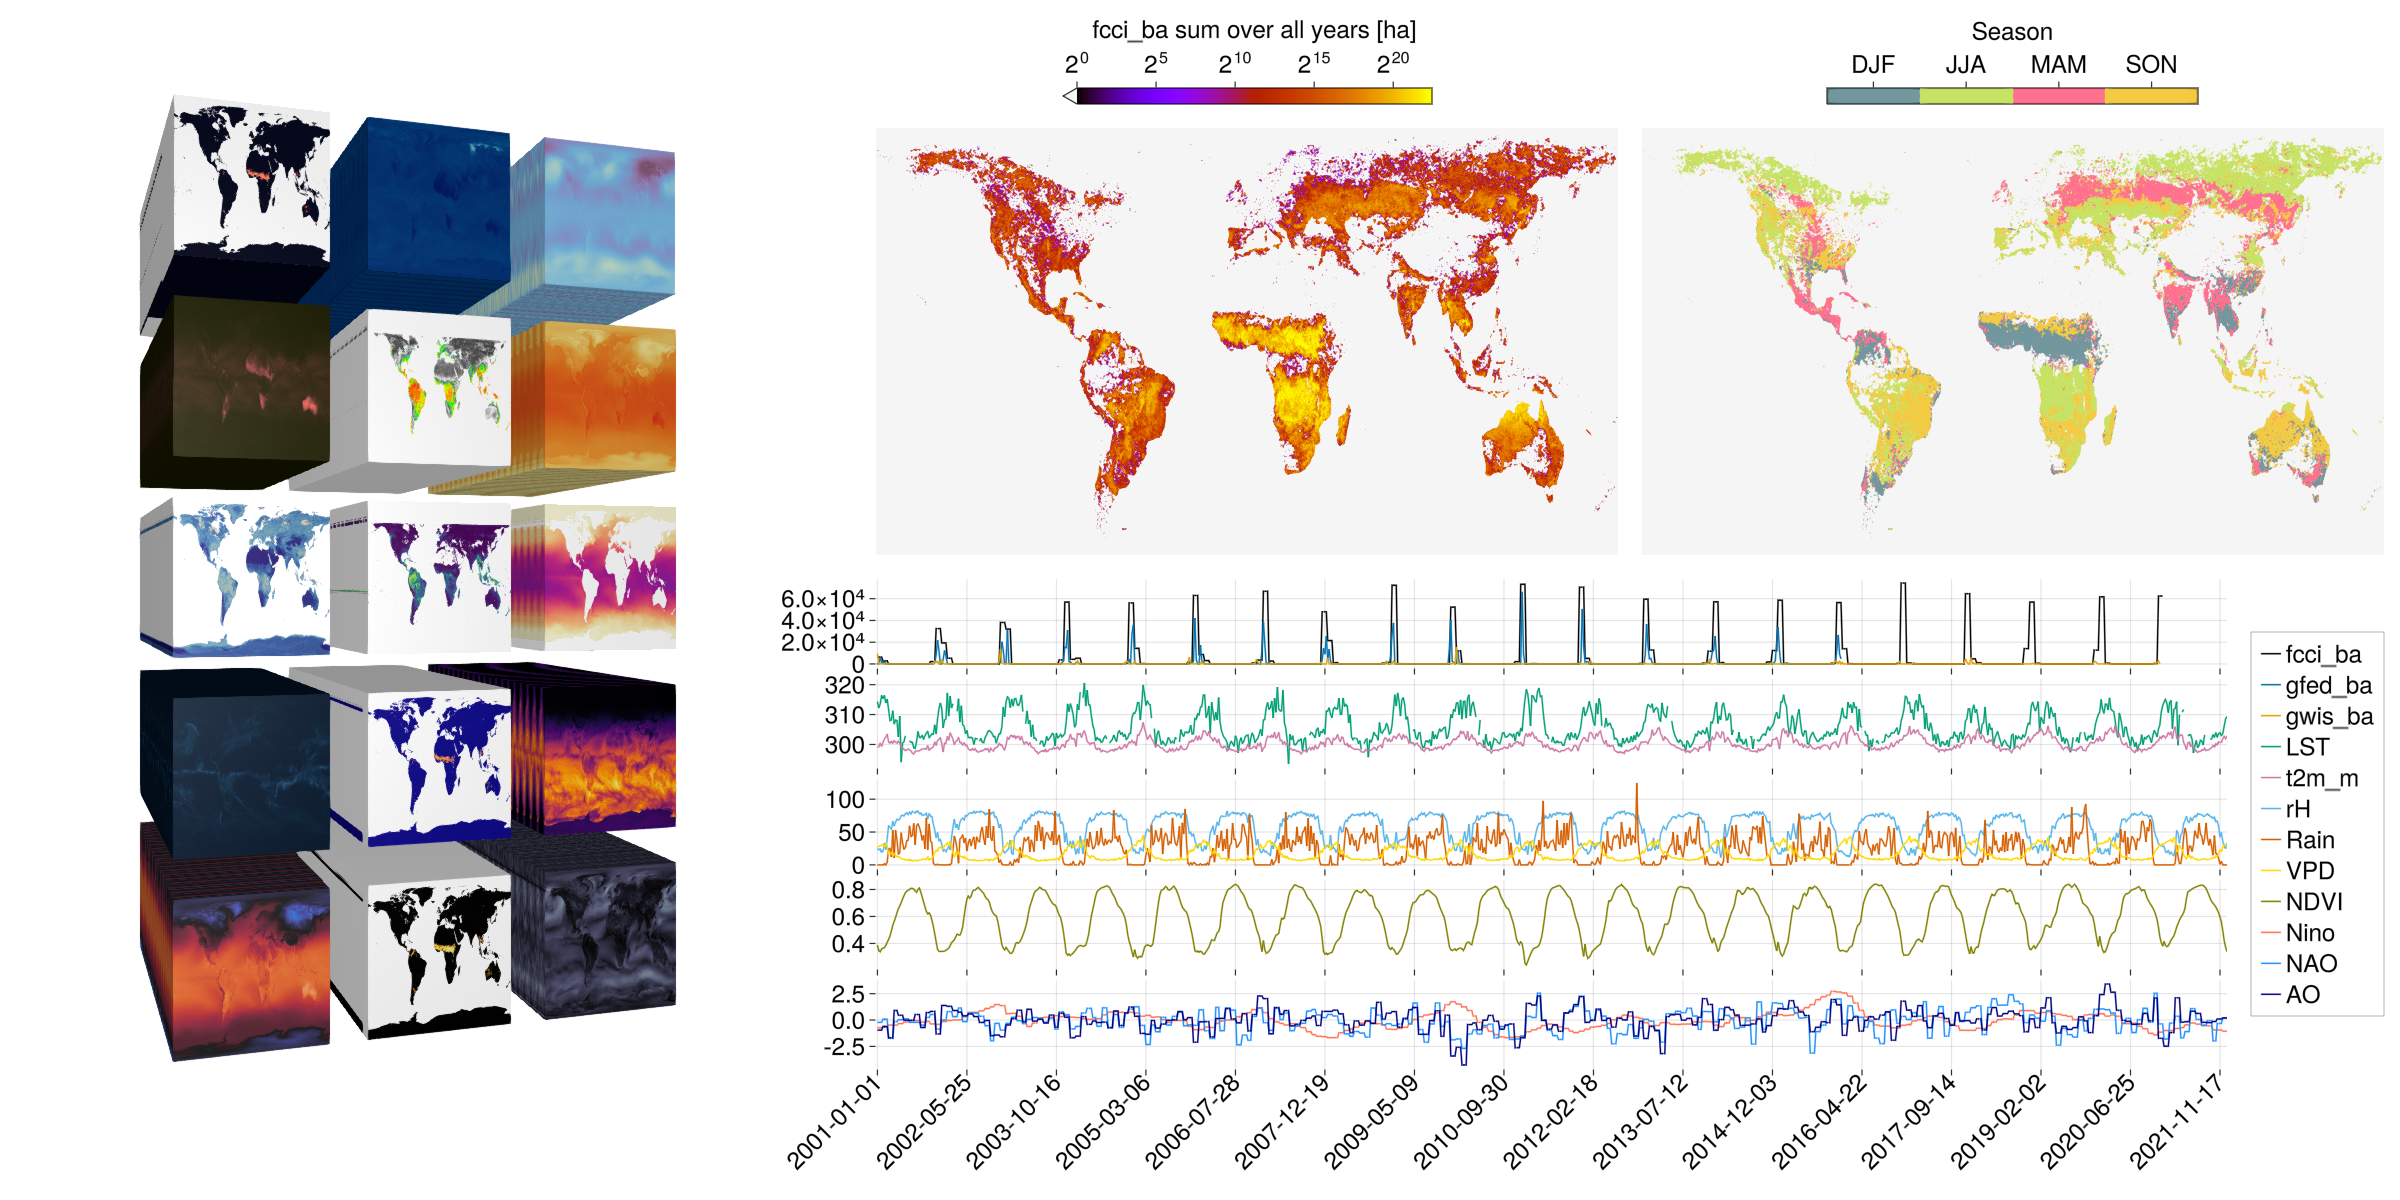

Julia code for this plot:
using YAXArrays, Zarr, NetCDF
using GLMakie
using DimensionalData
using OnlineStats
using NaNStatistics
using Colors
using GLMakie.GeometryBasics
using ColorSchemes
using Dates
using GeoMakie

function getTimeIndex(a)
    idx = nanargmax(a)
    if idx==1
        return NaN
    elseif a[idx]==0.0f0
        return NaN
    else
        return idx
    end
end

ds_o = open_dataset("/Users/lalonso/Documents/SeasFireCube_v3.zarr/");
ds = ds_o["fcci_ba"];
lon = lookup(ds, :longitude)
lat = lookup(ds, :latitude)
tempo = lookup(ds, :Ti)
tempo= string.(Date.(tempo))
tempo = [t[1:7] for t in tempo]

d = ds.data[:,:,:];
d_sum = replace(nansum(d, dims=3)[:,:,1], 0.0=>NaN) #.+ 1
d_sum_max = nansum(d, dims=3)[:,:,1] .+ 1

d_mean = nanmean(d, dims=3)[:,:,1] .+ 1

d_max = nanmaximum(d, dims=3)[:,:,1]
d_max = replace(d_max, 0.0f0=>NaN)

tempo_index = [getTimeIndex(d[i,j,:]) for (i, lo) in enumerate(lon), (j,la) in enumerate(lat)]
pos_max = argmax(d_sum_max)

fs = 2

pnts_vars = [Point3f(i,0,k) for k in range(-6,6,12) for i in range(-2.5,2.5,5)];

nao = ds_o["oci_nao"].data[:]
ao =ds_o["oci_ao"].data[:]
nino =ds_o["oci_nina34_anom"].data[:]

# ml and graphs variables
# lst
lst = ds_o["lst_day"].data[pos_max[1], pos_max[2],:]
# ndvi
ndvi = ds_o["ndvi"].data[pos_max[1], pos_max[2],:]
# rH
rH = ds_o["rel_hum"].data[pos_max[1], pos_max[2],:]
# ssr
ssr = ds_o["ssr"].data[pos_max[1], pos_max[2],:]
# sst => sea surface temperature, none here, the location is in-land
sst = ds_o["sst"].data[pos_max[1], pos_max[2],:]
# rain
rain = ds_o["tp"].data[pos_max[1], pos_max[2],:]
# vpd
vpd = ds_o["vpd"].data[pos_max[1], pos_max[2],:]
# t2m
t2m = ds_o["t2m_mean"].data[pos_max[1], pos_max[2],:]
# ax_fires
gfed = ds_o["gfed_ba"].data[pos_max[1], pos_max[2],:]
gwis = ds_o["gwis_ba"].data[pos_max[1], pos_max[2],:]

#time ticks
#tempo =  string.(Date.(DateTime.(tempo)))
lentime = length(tempo)
slice_dates = range(1, lentime, step=lentime ÷ 15)


vars_names = setdiff(propertynames(ds_o),[:time, :longitude, :latitude])
vars_names = [
    :t2m_mean, :tp, :swvl1, :vpd, :gfed_ba,
    :fcci_ba, :gwis_ba, :lai, :ndvi, :rel_hum, 
    :ws10, :ssr, :sst, :skt, :mslp]

ds_n = ds_o["t2m_mean"]

vars_names_str = join(string.(vars_names),"\n")

function assemble_face(ds_n; cmap=:plasma, save_plot=true, name="variable")
    front = ds_n[Ti=1].data[:,:]
    back = ds_n[Ti=966].data[:,:]
    top = ds_n[latitude=At(89.875)].data[:,:]
    bottom = ds_n[latitude=At(-89.875)].data[:,:]
    left = ds_n[longitude=At(-179.875)].data[:,:]
    right = ds_n[longitude=At(179.875)].data[:,:]
    imgs = [top, rotr90(front), rotl90(right), back[:,end:-1:1], left[end:-1:1,:], rotr90(bottom[:,end:-1:1])]
    tmp_data = replace(ds_n.data[:,:,:], missing=>NaN)
    mn = nanminimum(tmp_data)
    mx = nanmaximum(tmp_data)
    fig = Figure(figure_padding=0, resolution =(600*4,400*4))
    axs = [Axis(fig[i,j], aspect=1) for i in 1:2 for j in 1:3]
    if name in ["fcci_ba", "gfed_ba", "gwis_ba"]
        [heatmap!(axs[i], imgs[i]; colormap = cmap,
            colorscale=log10, colorrange = (mn+0.01, mx)) for i in 1:6]
    else
        [heatmap!(axs[i], imgs[i]; colormap = cmap, colorrange = (mn, mx)) for i in 1:6]
    end
    hidedecorations!.(axs)
    hidespines!.(axs)
    colgap!(fig.layout,0)
    rowgap!(fig.layout,0)
    if save_plot
        save("faces_$name.png", fig)
    else
        return Makie.colorbuffer(fig.scene)
    end
end

function meshcube(o=Vec3f(0), sizexyz = Vec3f(1))
    uvs = map(v -> v ./ (3, 2), Vec2f[
    (0, 0), (0, 1), (1, 1), (1, 0),
    (1, 0), (1, 1), (2, 1), (2, 0),
    (2, 0), (2, 1), (3, 1), (3, 0),
    (0, 1), (0, 2), (1, 2), (1, 1),
    (1, 1), (1, 2), (2, 2), (2, 1),
    (2, 1), (2, 2), (3, 2), (3, 1),
    ])
    m = normal_mesh(Rect3f(Vec3f(-0.5) .+ o, sizexyz))
    m = GeometryBasics.Mesh(meta(coordinates(m);
        uv = uvs, normals = normals(m)), faces(m))
end

# cs = collect(keys(colorschemes))
# to_rm = findall(x->x>0, occursin.("flag", string.(cs)))
# to_rm_names = cs[to_rm]
# cs = setdiff(cs, to_rm_names)
# to_rm = findall(x->x>0, occursin.("glasbey", string.(cs)))
# to_rm_names = cs[to_rm]
# cs = setdiff(cs, to_rm_names)
# to_rm = findall(x->x>0, occursin.("cyclic", string.(cs)))
# to_rm_names = cs[to_rm]
# cs = setdiff(cs, to_rm_names)

cs = [
    :seaborn_icefire_gradient, :lipari, :lapaz, :lajolla, :seaborn_rocket_gradient,
    :CMRmap, :plasma, :viridis, :fastie, :vik,
    :bone_1, :inferno, :linear_worb_100_25_c53_n256, :linear_wyor_100_45_c55_n256, :Iridescent
]
m = meshcube();
# for (i,v_name) in enumerate(vars_names)
#     ds_n = ds_o[v_name]
#     if length(size(ds_n)) ==3
#         assemble_face(ds_n; cmap = cs[i], name = string(v_name))
#     end
# end


# img_faces = assemble_face(ds_n);
# img = Makie.FileIO.load("faces_fcci_ba.png");
# mesh(m; color = img, interpolate=false)

winter = resample_cmap(:Winter,10)
#winter = resample_cmap(:winter,10)

spring = resample_cmap(:spring,10)
summer = resample_cmap(:summer,10)
autumn = resample_cmap(:autumn,10)
fall = resample_cmap(:fall, 10)

#. the groups are 0: 'DJF', 1: 'JJA' , 2:'MAM' , 3:'SON'
# Dec- Jan - Feb # winter
# Jun - Jul - Ago 1->2 # summer
# Mar - April - May 1->2 # spring
# Sep- Oct- Nov # fall
cmap = [winter[7], summer[8], spring[5], fall[10]]


max_burnt_season = Cube("fcci_season.nc")
max_bs = max_burnt_season.data[:,:]
function doMapa(vars_names)
    with_theme( theme_latexfonts()) do
        fig = Figure(#figure_padding=(10,10,10,60),
            resolution=(1200*fs,600*fs), fontsize=16*fs)
        ax_left = LScene(fig[1:5,1], show_axis=false)
        lay_mid_1 = GridLayout(fig[1:2,2])
        axs_sum = Axis(lay_mid_1[1,1]) #[LScene(lay_mid_1[i,j], show_axis=false) for j in 1:3 for i in 1:2]
        lay_mid_2 = GridLayout(fig[1:2,3])
        axs_time = Axis(lay_mid_2[1,1]) #[LScene(lay_mid_2[i,j], show_axis=false) for j in 1:3 for i in 1:2]

        lay_mid_3 = GridLayout(fig[3:5,2:3])
        ax_fires = Axis(lay_mid_3[1,1:3]; ) 
        hidexdecorations!(ax_fires, ticks=false, grid=false)

        #ax_fires.yticks = ([2e4, 4e4,6e4], ["2", "4", "6"])
        ax_lines = Axis(lay_mid_3[2,1:3])
        hidexdecorations!(ax_lines, ticks=false, grid=false)
        ax_lines_s = Axis(lay_mid_3[3,1:3])
        #ylims!(ax_lines_s, 0.01, 100)

        hidexdecorations!(ax_lines_s, ticks=false, grid=false)

        ax_ndvi = Axis(lay_mid_3[4,1:3])
        hidexdecorations!(ax_ndvi, ticks=false, grid=false)

        ax_lines2 = Axis(lay_mid_3[5,1:3])
        in_white = ["tp", "t2m_mean", "ws10", "ssr"]
        c=1
        for j in -1:1
            for k in -2:2
                color = "$(vars_names[c])" ∉ in_white ? :black : :white 
                img = Makie.FileIO.load("faces_$(vars_names[c]).png");
                mesh!(ax_left, meshcube(Vec3f(0,j,k), Vec3f(2,0.8,0.8)); color = img)
                text!(ax_left, Vec3f(1.55,j,k+0.4), text= "$(vars_names[c])",
                    align=(:center, :center), color=color, fontsize=12*fs)
                c+=1
            end
        end
        #Label(fig[1:5,1], text=vars_names_str, tellwidth=false, tellheight=false)

        # [mesh!(axs_sum[k], Sphere(Point3f(0),1); color = rotr90(d_sum[end:-1:1,:]),
        #     colorrange = (1.00001, 5.75f6), colormap = :CMRmap,
        #     colorscale=log2, lowclip=:snow1) for k in 1:6]
        limits!(axs_sum, -179.5,179.5, -60,75)
        hm=heatmap!(axs_sum, lon, lat, d_sum; colorrange=(1.0, 5.744f6),
            colorscale=log2,
            colormap=:gnuplot,
            nan_color=(:deepskyblue,0.025),
            )
        lines!(axs_sum, GeoMakie.coastlines(); color=:black, linewidth=0.5)
        scatter!(axs_sum, lon[pos_max[1]], lat[pos_max[2]]; marker=:rect, color=:black)

        hidedecorations!(axs_sum, ticks=false, ticklabels=false, grid=false)
        axs_sum.xtickformat = "{1:d}ᵒ"
        axs_sum.ytickformat = "{1:d}ᵒ"

        hidespines!(axs_sum)
        Colorbar(lay_mid_1[0,1], hm, vertical=false,
            label = "fcci_ba sum over all years [ha]", #flipaxis=false,
            #colorrange = (1.00001, 5.75f6), scale=log2,
            #lowclip=false,
            width = Relative(0.5))

        # [mesh!(axs_time[k], Sphere(Point3f(0),1); color = rotr90(tempo_index[end:-1:1,:]),
        #     #colorrange = (1.00001, 5.75f6),
        #     colormap =:Spectral_11, nan_color=:grey15,
        #     lowclip=:snow1) for k in 1:6]

        limits!(axs_time, -179.5,179.5, -60,75)
        hm=heatmap!(axs_time, lon, lat, max_bs; #colorrange=(1.0, 5.744f6),
            colormap=cgrad(cmap, 4, categorical=true),
            nan_color= (:deepskyblue,0.025), #:whitesmoke,
            shading=false,
            colorrange=(-0.5,3.5)
            )
        lines!(axs_time, GeoMakie.coastlines(); color=:black, linewidth=0.5)
        
        hideydecorations!(axs_time, ticks=false, ticklabels=true, grid=false)
        hidexdecorations!(axs_time, ticks=false, ticklabels=false, grid=false)
        axs_time.xtickformat = "{1:d}ᵒ"
        axs_time.ytickformat = "{1:d}ᵒ"

        hidespines!(axs_time)
        cb = Colorbar(lay_mid_2[0,1], hm, vertical=false,
            label = "Season", #flipaxis=false,
            #colorrange = (1.00001, 5.75f6), scale=log2,
            width = Relative(0.5))
        cb.ticks = (0:3, ["DJF", "JJA", "MAM", "SON"])
        # 1d variables
        lines!(ax_lines2, nino; label = "oci_nina34_anom", color=:coral1)
        lines!(ax_lines2, nao; label =  "oci_nao", color=:dodgerblue)
        lines!(ax_lines2, ao; label = "oci_ao", color=:navy)

        #axislegend(ax_lines2; framecolor=:transparent, bgcolor=(:white, 0.85))

        #3d variables
        lines!(ax_lines, lst; label = "lst", color=Cycled(3))
        lines!(ax_lines, t2m; label = "t2m_mean", color=Cycled(4))

        #axislegend(ax_lines; framecolor=:transparent, bgcolor=(:white, 0.85))

        lines!(ax_ndvi, ndvi; label = "ndvi", color=:olive)
        
        #axislegend(ax_ndvi; framecolor=:transparent, bgcolor=(:white, 0.85))

        lines!(ax_lines_s, rH; label = "rel_hum", color=Cycled(5))
        lines!(ax_lines_s, rain; label = "tp", color=Cycled(6))
        lines!(ax_lines_s, vpd; label = "vpd", color=:gold)

        #axislegend(ax_lines_s; framecolor=:transparent, bgcolor=(:white, 0.85))

        lines!(ax_fires, d[pos_max,:]; label = "fcci_ba", color = :black)
        lines!(ax_fires, gfed; label = "gfed_ba")
        lines!(ax_fires, gwis; label = "gwis_ba")
        Label(lay_mid_3[1,1:3, Top()], L"\times 10^{4}", halign=-0.01)
        ax_fires.yticks = ([1e4,4e4,7e4], string.([1,4,7]))

        axcontent = unique(vcat(map(x-> Makie.get_labeled_plots(x; merge=true, unique=false),
            [ax_fires, ax_lines, ax_lines_s, ax_ndvi, ax_lines2])))

        Legend(lay_mid_3[1:5,4], vcat(first.(axcontent)...), vcat(last.(axcontent)...), framecolor=:grey45, framewidth=0.5)

        xlims!(ax_lines2, 0,966)
        xlims!(ax_ndvi, 0,966)
        xlims!(ax_lines, 0,966)
        xlims!(ax_lines_s, 0,966)
        xlims!(ax_fires, 0,966)
        
        ax_lines2.xticks = (slice_dates, tempo[slice_dates])
        ax_lines2.xticklabelrotation = π / 4
        ax_lines2.xticklabelalign = (:right, :center)

        ax_fires.xticks = (slice_dates, tempo[slice_dates])
        ax_lines.xticks = (slice_dates, tempo[slice_dates])
        ax_lines_s.xticks = (slice_dates, tempo[slice_dates])
        ax_ndvi.xticks = (slice_dates, tempo[slice_dates])
        hidespines!.([ax_fires, ax_lines, ax_lines2, ax_lines_s, ax_ndvi])
        #linkxaxes!.([ax_lines2, ax_ndvi, ax_lines, ax_lines_s, ax_fires])
        rowgap!(lay_mid_3, 5)
        rowsize!(fig.layout, 1, Auto(2))
        fig
    end
end

doMapa(vars_names)
